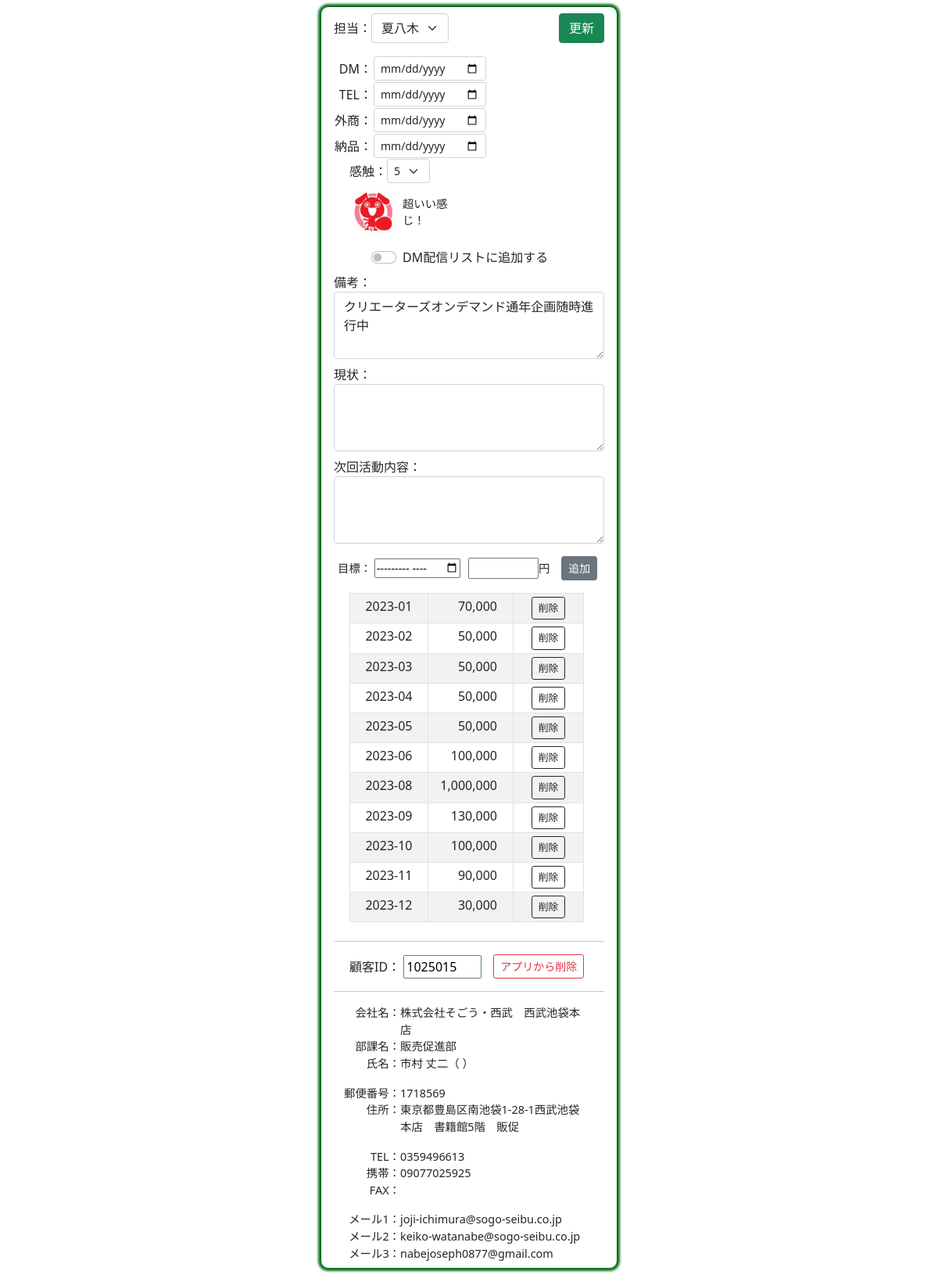
/right/2508/, run on the app's committed database.
### houjin/models.py (models this page shows, shortened)
class Customer(models.Model):
    cus_id=models.CharField("顧客ID",max_length=10,null=True,blank=True)
    sei=models.CharField("姓",max_length=10,null=True,blank=True)
    mei=models.CharField("名",max_length=10,null=True,blank=True)
    sei_kana=models.CharField("姓かな",max_length=10,null=True,blank=True)
    mei_kana=models.CharField("名かな",max_length=10,null=True,blank=True)
    mail1=models.EmailField("メール1",null=True,blank=True)
    mail2=models.EmailField("メール2",null=True,blank=True)
    mail3=models.EmailField("メール3",null=True,blank=True)
    yubin=models.CharField("郵便番号",max_length=10,null=True,blank=True)
    adress=models.CharField("住所",max_length=100,null=True,blank=True)
    pref=models.CharField("都道府県",max_length=10,null=True,blank=True)
    city=models.CharField("市区町村",max_length=50,null=True,blank=True)
    banchi=models.CharField("番地",max_length=50,null=True,blank=True)
    build=models.CharField("建物",max_length=50,null=True,blank=True)
    com=models.CharField("会社",max_length=50,null=True,blank=True)
    busho=models.CharField("部署",max_length=50,null=True,blank=True)
    tel=models.CharField("電話",max_length=20,null=True,blank=True)
    mob=models.CharField("携帯",max_length=20,null=True,blank=True)
    fax=models.CharField("FAX",max_length=20,null=True,blank=True)
    toroku=models.CharField("登録日",max_length=10,null=True,blank=True)
    kensu=models.IntegerField("件数",null=True,blank=True)
    money=models.IntegerField("金額",null=True,blank=True)
    tantou=models.IntegerField("担当",default=0)
    dm_day=models.CharField("DM",max_length=10,blank=True,default="")
    tel_day=models.CharField("TEL",max_length=10,blank=True,default="")
    gaisho_day=models.CharField("外商",max_length=10,blank=True,default="")
    nouhin_day=models.CharField("納品",max_length=10,blank=True,default="")
    dm_check=models.BooleanField("DMリスト",default=False)
    kanshoku=models.IntegerField("感触",default=0)
    bikou=models.TextField("備考",blank=True,default="")
    bikou2=models.TextField("備考2",blank=True,default="")
    bikou3=models.TextField("備考3",blank=True,default="")

class Sell(models.Model):
    sell_cus_id=models.CharField("顧客ID",max_length=10,null=True,blank=True)
    sell_mon=models.CharField("年月",max_length=10,null=True,blank=True)
    sell_money=models.IntegerField("金額",null=True,blank=True)

### houjin/views.py (the view)
# urls.py: path('right/<int:pk>/', right1, name="right1"),
def right1(request,pk):
    if request.method=="POST":
        ins=Customer.objects.get(pk=pk)
        form=Right_form(request.POST,instance=ins)
        form.save()
        return redirect("houjin:left")
    else:
        ins=Customer.objects.get(pk=pk)
        cus=Customer.objects.filter(pk=pk)
        form=Right_form(instance=ins)
        sell=Sell.objects.filter(sell_cus_id = ins.cus_id).order_by("sell_mon")
        return render(request,"houjin/right.html",{"form":form,"cus":cus,"sell":sell})

### houjin/templates/houjin/right.html (shortened to what this page needs)
{% load humanize %}
{% load static %}
<!DOCTYPE html>
<html lang="ja">
<head>
    <link href="https://cdn.jsdelivr.net/npm/bootstrap@5.0.2/dist/css/bootstrap.min.css" rel="stylesheet">
</head>
<body>
    <div class="main mb-4">
        <div>
            <form action="" method="post" target="ifr1">{% csrf_token %}
                <div class="class1">
                    <div class="class1" style="width: 50%;" align="left">
                        <div>担当：</div>
                        <div>{{form.tantou}}</div>
                    </div>
                    <div style="width: 50%;" align="right" >
                        <button type="submit" class="btn btn-success">更新</button>
                    </div>
                </div>
                <div class="data mt-3">
                    <div>
                        <table>
                            <tr>
                                <td style="text-align: right;">DM：</td>
                                <td>{{form.dm_day}}</td>
                            </tr>
                            <tr>
                                <td style="text-align: right;">TEL：</td>
                                <td>{{form.tel_day}}</td>
                            </tr>
                            <tr>
                                <td>外商：</td>
                                <td>{{form.gaisho_day}}</td>
                            </tr>
                            <tr>
                                <td>納品：</td>
                                <td>{{form.nouhin_day}}</td>
                            </tr>
                        </table>
                    </div>
                    <div style="margin-left: 20px;">
                        <div class="class1">
                            <div>感触：</div>
                            <div>{{form.kanshoku}}</div>
                        </div>
                        <div class="kanshoku_detail class1" id="kanshoku_detail" style="font-size: 90%; padding: 0.2em;">
                            {% for i in cus %}
                                {% if  i.kanshoku == 1 %}
                                    <div><img src="{% static '1.jpg' %}"></div>
                                    <div style="margin-left: 10px;">ダメや。。</div>
                                {% elif i.kanshoku == 2 %}
                                    <div><img src="{% static '2.jpg' %}"></div>
                                    <div style="margin-left: 10px;">期待はかなり薄いね</div>
                                {% elif i.kanshoku == 3 %}
                                    <div><img src="{% static '3.jpg' %}"></div>
                                    <div style="margin-left: 10px;">可もなく<br>不可もなく</div>
                                {% elif i.kanshoku == 4 %}
                                    <div><img src="{% static '4.jpg' %}"></div>
                                    <div style="margin-left: 10px;"> なかなかの好感触！</div>
                                {% elif i.kanshoku == 5 %}
                                    <div><img src="{% static '5.jpg' %}"></div>
                                    <div style="margin-left: 10px;"> 超いい感じ！</div>
                                {% endif %}
                            {% endfor %}
                        </div>
                    </div>
                </div>
                <div class="form-check form-switch mt-3" style="margin-left: 3em;">
                    {{form.dm_check}}
                    <label class="form-check-label" for="dm_send">DM配信リストに追加する</label>
                </div>
                <div class="mt-2" >
                    <div>備考：</div>
                    <div>{{form.bikou}}</div>
                </div>
                <div class="mt-2" >
                    <div>現状：</div>
                    <div>{{form.bikou2}}</div>
                </div>
                <div class="mt-2" >
                    <div>次回活動内容：</div>
                    <div>{{form.bikou3}}</div>
                </div>
            </form>
        </div>
        {% for i in cus %}
            {% if i.tantou != 0 %}
            <div>
                <form action="{% url 'houjin:sell' %}" method="post">{% csrf_token %}
                    <div class="class1 mt-3" style="font-size: 0.9em;">
                        <div style="margin-left: 5px;">
                            <label for="sell_mon">目標：</label>
                            <input type="month" name="sell_mon" id="sell_mon" style="width: 110px;" required>
                        </div>
                        <div style="margin-left: 10px;">
                            <input type="number" name="sell_money" id="sell_money" style="width: 90px;" required>
                        </div>
                        <div>円</div>
                        <div style="margin-left: 15px;">
                            <button type="submit" class="btn btn-secondary btn-sm">追加</button>
                        </div>
                    </div>
                </form>
            </div>
            {% endif %}
            {% if sell %}
            <div class="mb-4" style="margin-left: 20px;">
                <table class="table table-striped table-bordered table-sm mt-3" style="width: 300px;">
                    {% for h in sell %}
                    <tr>
                        <td style="text-align:center;width: 100px;">{{h.sell_mon}}</td>
                        <td style="text-align:right; padding-right: 20px;">{{h.sell_money  | intcomma}}</td>
                        <td align="center" style="width: 90px;">
                            <form action="{% url 'houjin:sell_delete' h.pk %}" method="post">{% csrf_token %}
                                <button class="btn btn-outline-dark btn-sm" type="submit" style="font-size: 0.8em;">削除</button>
                            </form>
                        </td>
                    </tr>
                    {% endfor %}
                </table>
            </div>
            {% endif %}
            <hr>
            <form action="{% url 'houjin:delete' %}" method="post" target="_top">{% csrf_token %}
                <div class="class1 mt-3">
                    <div style="margin-left: 20px;">
                        <label for="cus_id">顧客ID：</label>
                        <input type="text" name="cus_id" id="cus_id" value="{{i.cus_id}}" style="width: 100px;" readonly>
                    </div>
                    <div style="margin-left: 15px;">
                        <button type="submit" class="btn btn-outline-danger btn-sm" onclick="return confirm('本当に削除しますか？')">アプリから削除</button>
                    </div>
                </div>
            </form>
            <hr>
            <div style="font-size: 0.9em;">
                <div class="data">
                    <div class="name">会社名：</div>
                    {% if i.com %}
                        <div class="data-code">{{i.com}}</div>
                    {% endif %}
                </div>
                <div class="data">
                    <div class="name">部課名：</div>
                    {% if i.com %}
                    <div class="data-code">{{i.busho}}</div>
                    {% endif %}
                </div>
                <div class="data">
                    <div class="name">氏名：</div>
                    {% if i.com %}
                    <div class="data-code">{{i.sei}} {{i.mei}}（{{i.sei_kana}} {{i.mei_kana}}）</div>
                    {% endif %}
                </div>
                <div class="data mt-3">
                    <div class="name">郵便番号：</div>
                    {% if i.com %}
                        <div class="data-code">{{i.yubin}}</div>
                    {% endif %}
                </div>
                <div class="data">
                    <div class="name">住所：</div>
                    {% if i.com %}
                        <div class="data-code">{{i.pref}}{{i.city}}{{i.banchi}}{{i.build}}</div>
                    {% endif %}
                </div>
                <div class="data mt-3">
                    <div class="name">TEL：</div>
                    {% if i.com %}
                        <div class="data-code">{{i.tel}}</div>
                    {% endif %}
                </div>
                <div class="data">
                    <div class="name">携帯：</div>
                    {% if i.com %}
                        <div class="data-code">{{i.mob}}</div>
                    {% endif %}
                </div>
                <div class="data">
                    <div class="name">FAX：</div>
                    {% if i.com %}
                        <div class="data-code">{{i.fax}}</div>
                    {% endif %}
                </div>
                <div class="data mt-3">
                    <div class="name">メール1：</div>
                    {% if i.com %}
                        <div class="data-code">{{i.mail1}}</div>
                    {% endif %}
                </div>
                <div class="data">
                    <div class="name">メール2：</div>
                    {% if i.com %}
                        <div class="data-code">{{i.mail2}}</div>
                    {% endif %}
                </div>
                <div class="data">
                    <div class="name">メール3：</div>
                    {% if i.com %}
                        <div class="data-code">{{i.mail3}}</div>
                    {% endif %}
                </div>
            </div>
        {% endfor %}
    </div>
</body>
</html>

### houjin/templates/houjin/right.html (style rules this page uses)
.class1 { display: flex; flex-direction: row; align-items: center; }
.main { padding: 0.5em 1em; margin: 0 auto; margin-top: 0.5em; background: #FFF; border: solid 1px #0b5f1a; border-radius: 10px; box-shadow: 0 1px 1px rgba(0, 0, 0, 0.22); width: 380px; box-shadow: 0 0 3px 3px #0e7722; }
.data { display: flex; flex-wrap: wrap; }
.name { width: 85px; text-align: right; }
.data-code { width: calc(340px - 100px); }
.kanshoku_detail { margin-top: 0.5em; width: 135px; height: 60px; }

### data on the page
Customer: tantou "夏八木", kanshoku "5", bikou "クリエーターズオンデマンド通年企画随時進行中", cus_id "1025015", com "株式会社そごう・西武 西武池袋本店", busho "販売促進部", sei "市村", mei "丈二", yubin "1718569", pref "東京都", city "豊島区南池袋", banchi "1-28-1", build "西武池袋本店 書籍館5階 販促", tel "0359496613", mob "09077025925", mail1 "joji-ichimura@sogo-seibu.co.jp", mail2 "keiko-watanabe@sogo-seibu.co.jp", mail3 "nabejoseph0877@gmail.com"
Sell: sell_mon "2023-01", sell_money "70,000"
Sell: sell_mon "2023-02", sell_money "50,000"
Sell: sell_mon "2023-03", sell_money "50,000"
Sell: sell_mon "2023-04", sell_money "50,000"
Sell: sell_mon "2023-05", sell_money "50,000"
Sell: sell_mon "2023-06", sell_money "100,000"
Sell: sell_mon "2023-08", sell_money "1,000,000"
Sell: sell_mon "2023-09", sell_money "130,000"
Sell: sell_mon "2023-10", sell_money "100,000"
Sell: sell_mon "2023-11", sell_money "90,000"
Sell: sell_mon "2023-12", sell_money "30,000"
